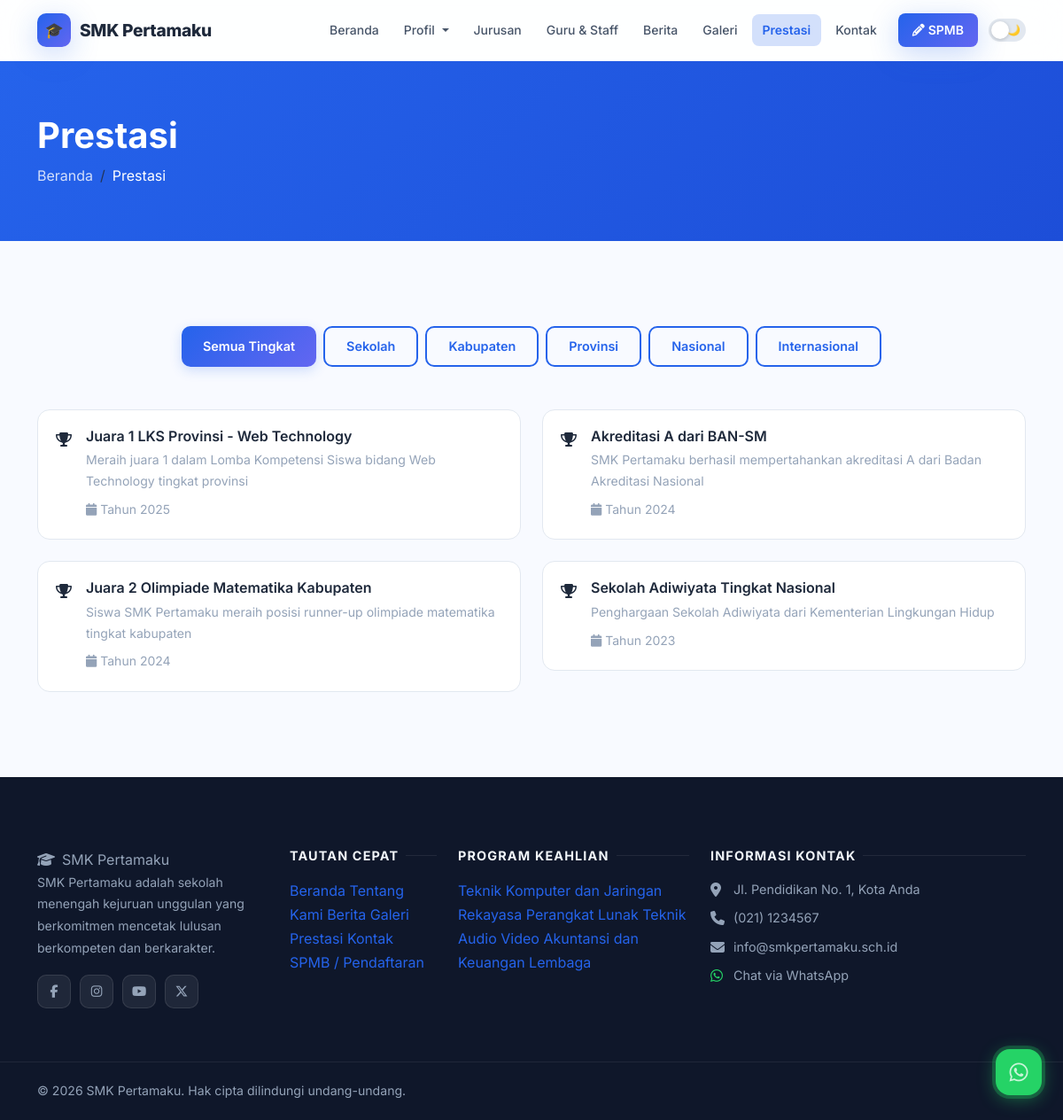
/prestasi, run on the app's committed database.
### tables this page shows
CREATE TABLE IF NOT EXISTS `achievements` (
  `id` INT AUTO_INCREMENT PRIMARY KEY,
  `title` VARCHAR(250) NOT NULL,
  `description` TEXT,
  `image` VARCHAR(255) DEFAULT NULL,
  `level` ENUM('sekolah','kabupaten','provinsi','nasional','internasional') DEFAULT 'sekolah',
  `year` YEAR DEFAULT NULL,
  `is_published` TINYINT(1) DEFAULT 1,
  `created_at` TIMESTAMP DEFAULT CURRENT_TIMESTAMP
);

CREATE TABLE IF NOT EXISTS `social_media` (
  `id` INT AUTO_INCREMENT PRIMARY KEY,
  `platform` VARCHAR(50) NOT NULL,
  `url` VARCHAR(255) NOT NULL,
  `icon` VARCHAR(100) DEFAULT NULL,
  `is_active` TINYINT(1) DEFAULT 1
);

CREATE TABLE IF NOT EXISTS `programs` (
  `id` INT AUTO_INCREMENT PRIMARY KEY,
  `name` VARCHAR(200) NOT NULL,
  `code` VARCHAR(20) DEFAULT NULL,
  `description` LONGTEXT,
  `image` VARCHAR(255) DEFAULT NULL,
  `icon` VARCHAR(100) DEFAULT 'fas fa-laptop-code',
  `quota` INT DEFAULT 36,
  `is_active` TINYINT(1) DEFAULT 1,
  `sort_order` INT DEFAULT 0,
  `created_at` TIMESTAMP DEFAULT CURRENT_TIMESTAMP
);

### app/controllers/PublicController.php (called while the page is built, shortened)
<?php
class PublicController {
    public function achievements() {
        $db = getDB();
        $where = "is_published=1";
        $res = $db->query("SELECT * FROM achievements WHERE $where ORDER BY year DESC, id DESC");
        $achievements = $res ? $res->fetch_all(MYSQLI_ASSOC) : [];
        require_once __DIR__ . '/../../views/public/achievements.php';
    }
}

### index.php (called while the page is built, shortened)
<?php
require_once __DIR__ . '/routes/web.php';

### app/helpers.php (called while the page is built, shortened)
<?php
function getSettings() {
    $db = getDB();
    $res = $db->query("SELECT `key`, value FROM settings");
    $data = [];
    while ($row = $res->fetch_assoc()) {
        $data[$row['key']] = $row['value'];
    }
    return $data;
}

### views/public/achievements.php (the view, shortened to what this page needs)
<?php
require_once __DIR__ . '/../layouts/header.php';
$levelFilter = htmlspecialchars($_GET['level'] ?? '');
$levels = ['sekolah','kabupaten','provinsi','nasional','internasional'];
?>
<div style="background:linear-gradient(135deg,var(--primary),var(--primary-dark));padding:60px 0;color:#fff;">
    <div class="container">
        <h1 class="fw-bold mb-2">Prestasi</h1>
        <nav aria-label="breadcrumb">
            <ol class="breadcrumb mb-0"><li class="breadcrumb-item"><a href="<?= APP_URL ?>/" style="color:rgba(255,255,255,0.8);">Beranda</a></li><li class="breadcrumb-item active text-white">Prestasi</li></ol>
        </nav>
    </div>
</div>
<section class="section">
    <div class="container">
        <div class="d-flex flex-wrap gap-2 mb-5 justify-content-center">
            <a href="<?= APP_URL ?>/prestasi" class="btn btn-sm <?= !$levelFilter ? 'btn-primary' : 'btn-outline-primary' ?>">Semua Tingkat</a>
            <?php foreach ($levels as $lvl): ?>
                <a href="<?= APP_URL ?>/prestasi?level=<?= $lvl ?>" class="btn btn-sm <?= $levelFilter === $lvl ? 'btn-primary' : 'btn-outline-primary' ?>">
                    <?= ucfirst($lvl) ?>
                </a>
            <?php endforeach; ?>
        </div>
        <?php if (empty($achievements)): ?>
            <div class="text-center py-5">
                <i class="fas fa-trophy" style="font-size:3rem;color:var(--text-muted);"></i>
                <p class="mt-3" style="color:var(--text-muted);">Belum ada prestasi yang tercatat.</p>
            </div>
        <?php else: ?>
        <div class="row g-4">
            <?php foreach ($achievements as $ach): ?>
            <div class="col-lg-6">
                <div class="achievement-card">
                    <div class="achievement-badge badge-<?= $ach['level'] ?>">
                        <i class="fas fa-trophy"></i>
                    </div>
                    <div class="flex-grow-1">
                        <div class="d-flex align-items-start justify-content-between gap-2 mb-1">
                            <h6 style="color:var(--text);font-weight:600;margin:0;"><?= htmlspecialchars($ach['title']) ?></h6>
                            <div class="d-flex gap-2 flex-shrink-0">
                                <span class="badge badge-<?= $ach['level'] ?>"><?= ucfirst($ach['level']) ?></span>
                            </div>
                        </div>
                        <?php if (!empty($ach['description'])): ?>
                            <p style="color:var(--text-muted);font-size:0.88rem;margin-bottom:6px;"><?= htmlspecialchars($ach['description']) ?></p>
                        <?php endif; ?>
                        <?php if (!empty($ach['year'])): ?>
                            <small style="color:var(--text-muted);"><i class="fas fa-calendar me-1"></i>Tahun <?= $ach['year'] ?></small>
                        <?php endif; ?>
                    </div>
                </div>
            </div>
            <?php endforeach; ?>
        </div>
        <?php endif; ?>
    </div>
</section>
<?php require_once __DIR__ . '/../layouts/footer.php'; ?>

### views/layouts/footer.php (shortened to what this page needs)
<?php
$settings = getSettings();
$schoolName = $settings['school_name'] ?? 'SMK Pertamaku';
$footerAbout = $settings['footer_about'] ?? '';
$address = $settings['school_address'] ?? '';
$phone = $settings['school_phone'] ?? '';
$email = $settings['school_email'] ?? '';
$whatsapp = $settings['whatsapp_number'] ?? '';
$footerCopyright = $settings['footer_copyright'] ?? 'Hak cipta dilindungi undang-undang.';
$currentYear = date('Y');
$db = getDB();
$progRes = $db->query("SELECT id, name FROM programs WHERE is_active=1 ORDER BY sort_order LIMIT 6");
$footerPrograms = $progRes ? $progRes->fetch_all(MYSQLI_ASSOC) : [];
$smRes = $db->query("SELECT * FROM social_media WHERE is_active=1");
$socialMedia = $smRes ? $smRes->fetch_all(MYSQLI_ASSOC) : [];
?>
</main>
<footer class="site-footer">
    <div class="container">
        <div class="row g-4">
            <div class="col-lg-3 col-md-6">
                <span class="footer-brand"><i class="fas fa-graduation-cap me-2"></i><?= htmlspecialchars($schoolName) ?></span>
                <p><?= htmlspecialchars($footerAbout) ?></p>
                <?php if ($socialMedia): ?>
                <div class="social-links">
                    <?php foreach ($socialMedia as $sm): ?>
                        <a href="<?= htmlspecialchars($sm['url']) ?>" target="_blank" rel="noopener" class="social-link" title="<?= htmlspecialchars($sm['platform']) ?>">
                            <i class="<?= htmlspecialchars($sm['icon'] ?? 'fas fa-link') ?>"></i>
                        </a>
                    <?php endforeach; ?>
                </div>
                <?php endif; ?>
            </div>
            <div class="col-lg-2 col-md-6">
                <h5>Tautan Cepat</h5>
                <a href="<?= APP_URL ?>/">Beranda</a>
                <a href="<?= APP_URL ?>/profil">Tentang Kami</a>
                <a href="<?= APP_URL ?>/berita">Berita</a>
                <a href="<?= APP_URL ?>/galeri">Galeri</a>
                <a href="<?= APP_URL ?>/prestasi">Prestasi</a>
                <a href="<?= APP_URL ?>/kontak">Kontak</a>
                <a href="<?= APP_URL ?>/spmb">SPMB / Pendaftaran</a>
            </div>
            <div class="col-lg-3 col-md-6">
                <h5>Program Keahlian</h5>
                <?php foreach ($footerPrograms as $prog): ?>
                    <a href="<?= APP_URL ?>/jurusan/<?= $prog['id'] ?>"><?= htmlspecialchars($prog['name']) ?></a>
                <?php endforeach; ?>
            </div>
            <div class="col-lg-4 col-md-6">
                <h5>Informasi Kontak</h5>
                <?php if ($address): ?>
                <div class="d-flex gap-2 mb-2">
                    <i class="fas fa-map-marker-alt mt-1" style="color:#94a3b8;width:18px;"></i>
                    <span style="color:var(--footer-text);font-size:0.9rem;"><?= htmlspecialchars($address) ?></span>
                </div>
                <?php endif; ?>
                <?php if ($phone): ?>
                <div class="d-flex gap-2 mb-2">
                    <i class="fas fa-phone mt-1" style="color:#94a3b8;width:18px;"></i>
                    <a href="tel:<?= preg_replace('/[^0-9+]/', '', $phone) ?>" style="color:var(--footer-text);font-size:0.9rem;"><?= htmlspecialchars($phone) ?></a>
                </div>
                <?php endif; ?>
                <?php if ($email): ?>
                <div class="d-flex gap-2 mb-2">
                    <i class="fas fa-envelope mt-1" style="color:#94a3b8;width:18px;"></i>
                    <a href="mailto:<?= htmlspecialchars($email) ?>" style="color:var(--footer-text);font-size:0.9rem;"><?= htmlspecialchars($email) ?></a>
                </div>
                <?php endif; ?>
                <?php if ($whatsapp): ?>
                <div class="d-flex gap-2 mb-2">
                    <i class="fab fa-whatsapp mt-1" style="color:#25d366;width:18px;"></i>
                    <a href="https://wa.me/<?= preg_replace('/[^0-9]/', '', $whatsapp) ?>" target="_blank" style="color:var(--footer-text);font-size:0.9rem;">Chat via WhatsApp</a>
                </div>
                <?php endif; ?>
            </div>
        </div>
    </div>
    <div class="footer-bottom">
        <div class="container">
            <p class="mb-0">
                &copy; <?= $currentYear ?> <?= htmlspecialchars($schoolName) ?>. <?= htmlspecialchars($footerCopyright) ?>
            </p>
        </div>
    </div>
</footer>
<?php if ($whatsapp): ?>
<a href="https://wa.me/<?= preg_replace('/[^0-9]/', '', $whatsapp) ?>?text=Halo+<?= urlencode($schoolName) ?>%2C+saya+ingin+bertanya..."
   class="whatsapp-float" target="_blank" rel="noopener" title="Chat WhatsApp">
    <i class="fab fa-whatsapp"></i>
</a>
<?php endif; ?>
</body>
</html>

### assets/css/style.css (style rules this page uses)
:root { --bg: #f8faff; --bg-secondary: #f0f4ff; --bg-card: #ffffff; --text: #1e293b; --text-secondary:#475569; --text-muted: #94a3b8; --primary: #2563eb; --primary-light: #3b82f6; --primary-dark: #1d4ed8; --primary-glow: rgba(37,99,235,0.20); --accent: #6366f1; --accent-glow: rgba(99,102,241,0.18); --success: #16a34a; --warning: #d97706; --danger: #dc2626; --border: #e2e8f0; --border-light: #f1f5f9; --navbar-bg: rgba(255,255,255,0.85); --footer-bg: #0f172a; --footer-text: #94a3b8; --shadow-sm: 0 1px 3px rgba(0,0,0,0.06), 0 1px 2px rgba(0,0,0,0.04); --shadow: 0 4px 16px rgba(0,0,0,0.08); --shadow-md: 0 8px 32px rgba(0,0,0,0.10); --shadow-lg: 0 20px 60px rgba(0,0,0,0.12); --shadow-blue: 0 8px 32px rgba(37,99,235,0.25); --radius: 14px; --radius-lg: 20px; --transition: all 0.3s cubic-bezier(0.4,0,0.2,1); --gradient: linear-gradient(135deg, #2563eb 0%, #6366f1 100%); --gradient-hero: linear-gradient(135deg, #0f172a 0%, #1e3a8a 50%, #1e1b4b 100%); }
*, *::before, *::after { box-sizing: border-box; }
html { scroll-behavior: smooth; font-size: 16px; }
body { background-color: var(--bg); color: var(--text); font-family: 'Segoe UI', system-ui, -apple-system, 'Helvetica Neue', sans-serif; line-height: 1.7; transition: background-color 0.4s ease, color 0.3s ease; overflow-x: hidden; }
a { color: var(--primary); text-decoration: none; transition: var(--transition); }
.section { padding: 96px 0; }
.btn-primary { background: var(--gradient); color: #fff; border: none; border-radius: 10px; padding: 11px 24px; font-weight: 600; font-size: 0.9rem; transition: var(--transition); display: inline-flex; align-items: center; gap: 8px; box-shadow: 0 4px 14px var(--primary-glow); }
.btn-outline-primary { background: transparent; color: var(--primary); border: 2px solid var(--primary); border-radius: 10px; padding: 10px 24px; font-weight: 600; font-size: 0.9rem; transition: var(--transition); display: inline-flex; align-items: center; gap: 8px; }
.achievement-card { display: flex; align-items: flex-start; gap: 16px; background: var(--bg-card); border: 1px solid var(--border); border-radius: var(--radius); padding: 20px; transition: var(--transition); }
.site-footer { background: var(--footer-bg); padding: 80px 0 0; color: var(--footer-text); }
.site-footer p { font-size: 0.88rem; line-height: 1.75; color: var(--footer-text); }
.site-footer h5 { color: #f1f5f9; font-size: 0.9rem; font-weight: 700; text-transform: uppercase; letter-spacing: 0.08em; margin-bottom: 18px; display: flex; align-items: center; gap: 8px; }
.site-footer h5::after { content: ''; flex: 1; height: 1px; background: rgba(255,255,255,0.08); }
.social-links { display: flex; gap: 10px; margin-top: 18px; flex-wrap: wrap; }
.social-link { width: 38px; height: 38px; background: rgba(255,255,255,0.07); border: 1px solid rgba(255,255,255,0.1); border-radius: 10px; display: flex; align-items: center; justify-content: center; color: var(--footer-text); font-size: 0.9rem; transition: var(--transition); }
.footer-bottom { margin-top: 60px; border-top: 1px solid rgba(255,255,255,0.07); padding: 20px 0; display: flex; align-items: center; justify-content: space-between; flex-wrap: wrap; gap: 12px; font-size: 0.82rem; color: var(--footer-text); }
.whatsapp-float { position: fixed; bottom: 28px; right: 24px; width: 52px; height: 52px; background: #25d366; border-radius: 16px; display: flex; align-items: center; justify-content: center; color: #fff; font-size: 1.5rem; z-index: 1000; box-shadow: 0 4px 20px rgba(37,211,102,0.45); transition: var(--transition); }
.whatsapp-float::before { content: ''; position: absolute; inset: -4px; background: rgba(37,211,102,0.25); border-radius: 20px; animation: wa-pulse 2.5s ease-in-out infinite; }
.badge { border-radius: 6px; }

### views/layouts/header.php (style rules this page uses)
body { font-family:'Inter',system-ui,sans-serif; }

### data on the page
achievements: title "Juara 1 LKS Provinsi - Web Technology", description "Meraih juara 1 dalam Lomba Kompetensi Siswa bidang Web Technology tingkat provinsi", year "2025"
achievements: title "Akreditasi A dari BAN-SM", description "SMK Pertamaku berhasil mempertahankan akreditasi A dari Badan Akreditasi Nasional", year "2024"
achievements: title "Juara 2 Olimpiade Matematika Kabupaten", description "Siswa SMK Pertamaku meraih posisi runner-up olimpiade matematika tingkat kabupaten", year "2024"
achievements: title "Sekolah Adiwiyata Tingkat Nasional", description "Penghargaan Sekolah Adiwiyata dari Kementerian Lingkungan Hidup", year "2023"
programs: name "Teknik Komputer dan Jaringan"
programs: name "Rekayasa Perangkat Lunak"
programs: name "Teknik Audio Video"
programs: name "Akuntansi dan Keuangan Lembaga"

### other printed values
$schoolName "SMK Pertamaku"
$lvl "Sekolah"
$lvl "Kabupaten"
$lvl "Provinsi"
$lvl "Nasional"
$lvl "Internasional"
$footerAbout "SMK Pertamaku adalah sekolah menengah kejuruan unggulan yang berkomitmen mencetak lulusan berkompeten dan berkarakter."
$address "Jl. Pendidikan No. 1, Kota Anda"
$phone "(021) 1234567"
$email "info@smkpertamaku.sch.id"
$footerCopyright "Hak cipta dilindungi undang-undang."
